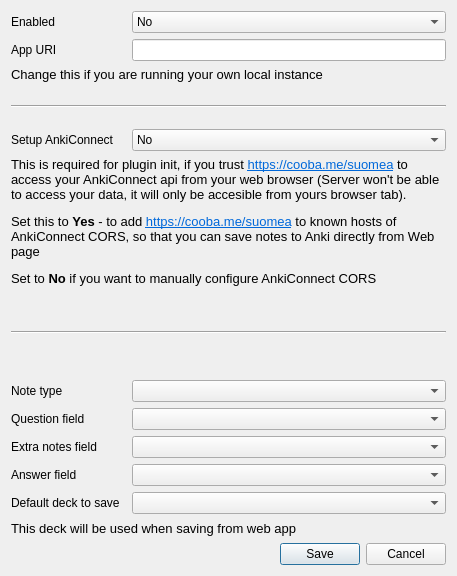
<?xml version="1.0" encoding="UTF-8"?>
<ui version="4.0">
 <class>Settings</class>
 <widget class="QDialog" name="Settings">
  <property name="windowModality">
   <enum>Qt::WindowModal</enum>
  </property>
  <property name="geometry">
   <rect>
    <x>0</x>
    <y>0</y>
    <width>457</width>
    <height>576</height>
   </rect>
  </property>
  <property name="sizePolicy">
   <sizepolicy hsizetype="Fixed" vsizetype="Fixed">
    <horstretch>0</horstretch>
    <verstretch>0</verstretch>
   </sizepolicy>
  </property>
  <property name="windowTitle">
   <string>Asset Manager Settings</string>
  </property>
  <property name="modal">
   <bool>true</bool>
  </property>
  <layout class="QGridLayout" name="gridLayout">
   <item row="0" column="0">
    <widget class="QLabel" name="enabledLabel">
     <property name="sizePolicy">
      <sizepolicy hsizetype="Minimum" vsizetype="Minimum">
       <horstretch>0</horstretch>
       <verstretch>0</verstretch>
      </sizepolicy>
     </property>
     <property name="text">
      <string>Enabled</string>
     </property>
    </widget>
   </item>
   <item row="13" column="0">
    <widget class="QLabel" name="noteTypeLabel">
     <property name="sizePolicy">
      <sizepolicy hsizetype="Minimum" vsizetype="Minimum">
       <horstretch>0</horstretch>
       <verstretch>0</verstretch>
      </sizepolicy>
     </property>
     <property name="text">
      <string>Note type</string>
     </property>
    </widget>
   </item>
   <item row="2" column="0" colspan="3">
    <widget class="QLabel" name="appUriHelp">
     <property name="enabled">
      <bool>true</bool>
     </property>
     <property name="sizePolicy">
      <sizepolicy hsizetype="Minimum" vsizetype="Minimum">
       <horstretch>0</horstretch>
       <verstretch>0</verstretch>
      </sizepolicy>
     </property>
     <property name="maximumSize">
      <size>
       <width>16777215</width>
       <height>30</height>
      </size>
     </property>
     <property name="font">
      <font>
       <pointsize>10</pointsize>
      </font>
     </property>
     <property name="whatsThis">
      <string/>
     </property>
     <property name="text">
      <string>Change this if you are running your own local instance </string>
     </property>
     <property name="alignment">
      <set>Qt::AlignLeading|Qt::AlignLeft|Qt::AlignTop</set>
     </property>
     <property name="wordWrap">
      <bool>true</bool>
     </property>
    </widget>
   </item>
   <item row="19" column="1" colspan="2">
    <widget class="QDialogButtonBox" name="buttonBox">
     <property name="standardButtons">
      <set>QDialogButtonBox::Cancel|QDialogButtonBox::Save</set>
     </property>
     <property name="centerButtons">
      <bool>false</bool>
     </property>
    </widget>
   </item>
   <item row="16" column="2">
    <widget class="QComboBox" name="answerField"/>
   </item>
   <item row="7" column="0" colspan="3">
    <widget class="QLabel" name="ankiConnectHelp">
     <property name="enabled">
      <bool>true</bool>
     </property>
     <property name="font">
      <font>
       <pointsize>10</pointsize>
      </font>
     </property>
     <property name="whatsThis">
      <string/>
     </property>
     <property name="text">
      <string>&lt;html&gt;&lt;head/&gt;&lt;body&gt;&lt;p&gt;This is required for plugin init,  if you trust &lt;a href=&quot;https://cooba.me/suomea&quot;&gt;&lt;span style=&quot; text-decoration: underline; color:#0068da;&quot;&gt;https://cooba.me/suomea&lt;/span&gt;&lt;/a&gt; to access your AnkiConnect api from your web browser (Server won't be able to access your data, it will only be accesible from yours browser tab).&lt;/p&gt;&lt;p&gt;Set this to &lt;span style=&quot; font-weight:600;&quot;&gt;Yes&lt;/span&gt; - to add &lt;a href=&quot;https://cooba.me/suomea&quot;&gt;&lt;span style=&quot; text-decoration: underline; color:#0068da;&quot;&gt;https://cooba.me/suomea&lt;/span&gt;&lt;/a&gt; to known hosts of AnkiConnect CORS, so that you can save notes to Anki directly from Web page&lt;/p&gt;&lt;p&gt;Set to &lt;span style=&quot; font-weight:600;&quot;&gt;No&lt;/span&gt; if you want to manually configure AnkiConnect CORS&lt;/p&gt;&lt;/body&gt;&lt;/html&gt;</string>
     </property>
     <property name="textFormat">
      <enum>Qt::MarkdownText</enum>
     </property>
     <property name="wordWrap">
      <bool>true</bool>
     </property>
    </widget>
   </item>
   <item row="3" column="0" rowspan="2" colspan="3">
    <widget class="Line" name="line">
     <property name="orientation">
      <enum>Qt::Horizontal</enum>
     </property>
    </widget>
   </item>
   <item row="18" column="0" colspan="3">
    <widget class="QLabel" name="deckHelpText">
     <property name="enabled">
      <bool>true</bool>
     </property>
     <property name="sizePolicy">
      <sizepolicy hsizetype="Minimum" vsizetype="Minimum">
       <horstretch>0</horstretch>
       <verstretch>0</verstretch>
      </sizepolicy>
     </property>
     <property name="font">
      <font>
       <pointsize>10</pointsize>
      </font>
     </property>
     <property name="whatsThis">
      <string/>
     </property>
     <property name="text">
      <string>This deck will be used when saving from web app</string>
     </property>
    </widget>
   </item>
   <item row="0" column="2">
    <widget class="QComboBox" name="enabled">
     <item>
      <property name="text">
       <string>No</string>
      </property>
     </item>
     <item>
      <property name="text">
       <string>Yes</string>
      </property>
     </item>
    </widget>
   </item>
   <item row="17" column="2">
    <widget class="QComboBox" name="defaultDeck"/>
   </item>
   <item row="17" column="0" alignment="Qt::AlignLeft">
    <widget class="QLabel" name="defaultDeckLabel">
     <property name="sizePolicy">
      <sizepolicy hsizetype="Minimum" vsizetype="Minimum">
       <horstretch>0</horstretch>
       <verstretch>0</verstretch>
      </sizepolicy>
     </property>
     <property name="text">
      <string>Default deck to save</string>
     </property>
    </widget>
   </item>
   <item row="16" column="0">
    <widget class="QLabel" name="answerFieldLabel">
     <property name="sizePolicy">
      <sizepolicy hsizetype="Minimum" vsizetype="Minimum">
       <horstretch>0</horstretch>
       <verstretch>0</verstretch>
      </sizepolicy>
     </property>
     <property name="text">
      <string>Answer field</string>
     </property>
    </widget>
   </item>
   <item row="1" column="0">
    <widget class="QLabel" name="appUriLabel">
     <property name="sizePolicy">
      <sizepolicy hsizetype="Minimum" vsizetype="Minimum">
       <horstretch>0</horstretch>
       <verstretch>0</verstretch>
      </sizepolicy>
     </property>
     <property name="text">
      <string>App URI</string>
     </property>
    </widget>
   </item>
   <item row="6" column="2">
    <widget class="QComboBox" name="ankiConnect">
     <item>
      <property name="text">
       <string>No</string>
      </property>
     </item>
     <item>
      <property name="text">
       <string>Yes</string>
      </property>
     </item>
    </widget>
   </item>
   <item row="15" column="2">
    <widget class="QComboBox" name="notesField"/>
   </item>
   <item row="8" column="0" rowspan="5" colspan="3">
    <widget class="Line" name="line_2">
     <property name="orientation">
      <enum>Qt::Horizontal</enum>
     </property>
    </widget>
   </item>
   <item row="6" column="0">
    <widget class="QLabel" name="enabledLabel_2">
     <property name="text">
      <string>Setup AnkiConnect </string>
     </property>
    </widget>
   </item>
   <item row="14" column="0">
    <widget class="QLabel" name="questionFieldLabel">
     <property name="text">
      <string>Question field</string>
     </property>
    </widget>
   </item>
   <item row="15" column="0">
    <widget class="QLabel" name="notesFilesLabel">
     <property name="sizePolicy">
      <sizepolicy hsizetype="Minimum" vsizetype="Minimum">
       <horstretch>0</horstretch>
       <verstretch>0</verstretch>
      </sizepolicy>
     </property>
     <property name="text">
      <string>Extra notes field</string>
     </property>
    </widget>
   </item>
   <item row="14" column="2">
    <widget class="QComboBox" name="questionField"/>
   </item>
   <item row="1" column="2">
    <widget class="QLineEdit" name="appUri"/>
   </item>
   <item row="13" column="2">
    <widget class="QComboBox" name="noteType"/>
   </item>
  </layout>
 </widget>
 <tabstops>
  <tabstop>enabled</tabstop>
  <tabstop>questionField</tabstop>
 </tabstops>
 <resources/>
 <connections/>
</ui>
